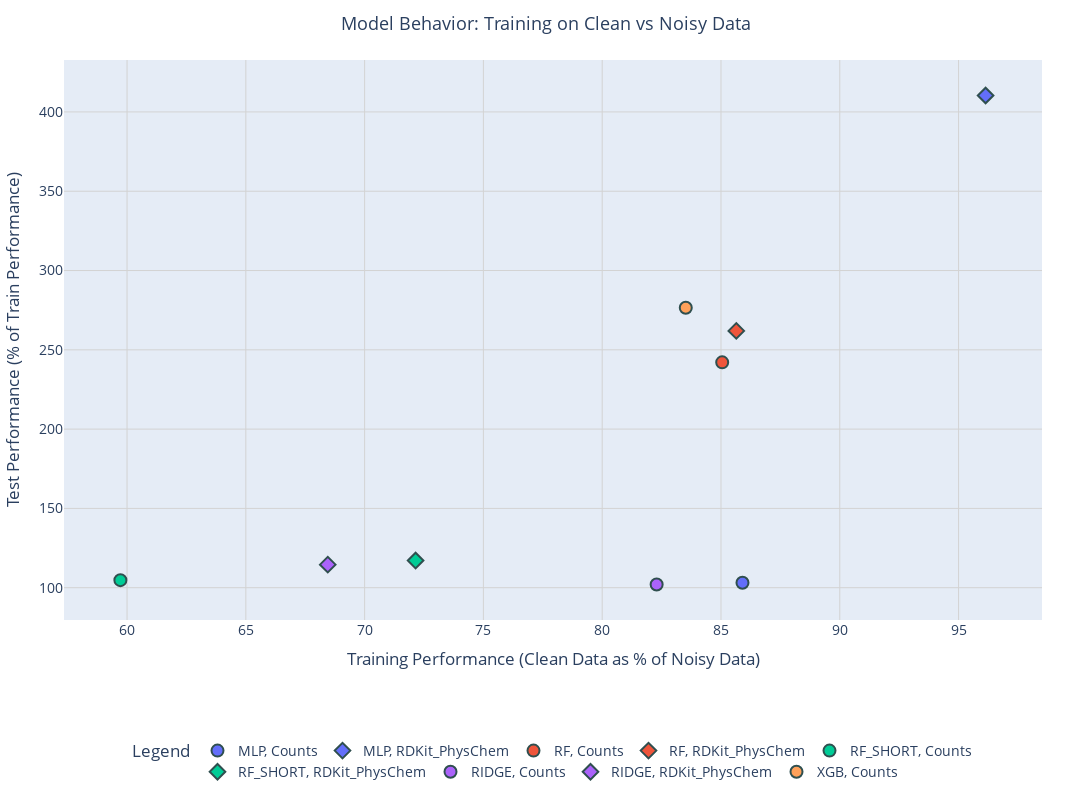

The cell this chart's notebook holds for it:
### Code cell
import plotly.express as px

# Create the scatter plot
fig = px.scatter(
    df_overfitting_rmse_no_xgb_physchem,
    x='Train_Mid_as_percentage_of_Train_Full',
    y='Test_Mid_as_percentage_of_Train_Mid',
    color='Model',
    symbol='Descriptor',
    hover_data=['Metric'],
    labels={
        'Train_Mid_as_percentage_of_Train_Full': 'Performance (Clean Data as % of Noisy Data)',
        'Test_Mid_as_percentage_of_Train_Mid': 'Test Performance (% of Train Performance)'
    },
    title="Model Behavior: Training on Clean vs Noisy Data"
)

# Update layout for clarity
fig.update_layout(
    width=1200,
    height=800,
    legend=dict(
        title="Legend",
        orientation="h",
        yanchor="bottom",
        y=-0.3,
        xanchor="center",
        x=0.5
    ),
    margin=dict(l=50, r=50, t=60, b=100),
    font=dict(size=14),
    title_font=dict(size=18),
    title_x=0.5,  # Center title
)

# Update marker styles for better distinction
fig.update_traces(marker=dict(size=12, line=dict(width=2, color='DarkSlateGrey')))

# Add gridlines and improve axis visibility
fig.update_xaxes(
    title="Training Performance (Clean Data as % of Noisy Data)",
    showgrid=True,
    gridwidth=1,
    gridcolor='LightGrey',
    zeroline=True,
    zerolinewidth=1,
    zerolinecolor='Black'
)
fig.update_yaxes(
    title="Test Performance (% of Train Performance)",
    showgrid=True,
    gridwidth=1,
    gridcolor='LightGrey',
    zeroline=True,
    zerolinewidth=1,
    zerolinecolor='Black'
)

fig.show()

### Figure 1 — Plotly figure (JSON) as saved in the notebook; plotly's stock layout.template omitted (floating-point values rounded to 4 significant figures)
{"data": [{"customdata": [["RMSE"]], "hovertemplate": "Model=MLP<br>Descriptor=Counts<br>Performance (Clean Data as % of Noisy Data)=%{x}<br>Test Performance (% of Train Performance)=%{y}<br>Metric=%{customdata[0]}<extra></extra>", "legendgroup": "MLP, Counts", "marker": {"color": "#636efa", "line": {"color": "DarkSlateGrey", "width": 2}, "size": 12, "symbol": "circle"}, "mode": "markers", "name": "MLP, Counts", "orientation": "v", "showlegend": true, "type": "scatter", "x": [85.9], "xaxis": "x", "y": [103.1], "yaxis": "y"}, {"customdata": [["RMSE"]], "hovertemplate": "Model=MLP<br>Descriptor=RDKit_PhysChem<br>Performance (Clean Data as % of Noisy Data)=%{x}<br>Test Performance (% of Train Performance)=%{y}<br>Metric=%{customdata[0]}<extra></extra>", "legendgroup": "MLP, RDKit_PhysChem", "marker": {"color": "#636efa", "line": {"color": "DarkSlateGrey", "width": 2}, "size": 12, "symbol": "diamond"}, "mode": "markers", "name": "MLP, RDKit_PhysChem", "orientation": "v", "showlegend": true, "type": "scatter", "x": [96.14], "xaxis": "x", "y": [410.4], "yaxis": "y"}, {"customdata": [["RMSE"]], "hovertemplate": "Model=RF<br>Descriptor=Counts<br>Performance (Clean Data as % of Noisy Data)=%{x}<br>Test Performance (% of Train Performance)=%{y}<br>Metric=%{customdata[0]}<extra></extra>", "legendgroup": "RF, Counts", "marker": {"color": "#EF553B", "line": {"color": "DarkSlateGrey", "width": 2}, "size": 12, "symbol": "circle"}, "mode": "markers", "name": "RF, Counts", "orientation": "v", "showlegend": true, "type": "scatter", "x": [85.05], "xaxis": "x", "y": [242.1], "yaxis": "y"}, {"customdata": [["RMSE"]], "hovertemplate": "Model=RF<br>Descriptor=RDKit_PhysChem<br>Performance (Clean Data as % of Noisy Data)=%{x}<br>Test Performance (% of Train Performance)=%{y}<br>Metric=%{customdata[0]}<extra></extra>", "legendgroup": "RF, RDKit_PhysChem", "marker": {"color": "#EF553B", "line": {"color": "DarkSlateGrey", "width": 2}, "size": 12, "symbol": "diamond"}, "mode": "markers", "name": "RF, RDKit_PhysChem", "orientation": "v", "showlegend": true, "type": "scatter", "x": [85.64], "xaxis": "x", "y": [261.9], "yaxis": "y"}, {"customdata": [["RMSE"]], "hovertemplate": "Model=RF_SHORT<br>Descriptor=Counts<br>Performance (Clean Data as % of Noisy Data)=%{x}<br>Test Performance (% of Train Performance)=%{y}<br>Metric=%{customdata[0]}<extra></extra>", "legendgroup": "RF_SHORT, Counts", "marker": {"color": "#00cc96", "line": {"color": "DarkSlateGrey", "width": 2}, "size": 12, "symbol": "circle"}, "mode": "markers", "name": "RF_SHORT, Counts", "orientation": "v", "showlegend": true, "type": "scatter", "x": [59.72], "xaxis": "x", "y": [104.8], "yaxis": "y"}, {"customdata": [["RMSE"]], "hovertemplate": "Model=RF_SHORT<br>Descriptor=RDKit_PhysChem<br>Performance (Clean Data as % of Noisy Data)=%{x}<br>Test Performance (% of Train Performance)=%{y}<br>Metric=%{customdata[0]}<extra></extra>", "legendgroup": "RF_SHORT, RDKit_PhysChem", "marker": {"color": "#00cc96", "line": {"color": "DarkSlateGrey", "width": 2}, "size": 12, "symbol": "diamond"}, "mode": "markers", "name": "RF_SHORT, RDKit_PhysChem", "orientation": "v", "showlegend": true, "type": "scatter", "x": [72.15], "xaxis": "x", "y": [117.1], "yaxis": "y"}, {"customdata": [["RMSE"]], "hovertemplate": "Model=RIDGE<br>Descriptor=Counts<br>Performance (Clean Data as % of Noisy Data)=%{x}<br>Test Performance (% of Train Performance)=%{y}<br>Metric=%{customdata[0]}<extra></extra>", "legendgroup": "RIDGE, Counts", "marker": {"color": "#ab63fa", "line": {"color": "DarkSlateGrey", "width": 2}, "size": 12, "symbol": "circle"}, "mode": "markers", "name": "RIDGE, Counts", "orientation": "v", "showlegend": true, "type": "scatter", "x": [82.29], "xaxis": "x", "y": [102.0], "yaxis": "y"}, {"customdata": [["RMSE"]], "hovertemplate": "Model=RIDGE<br>Descriptor=RDKit_PhysChem<br>Performance (Clean Data as % of Noisy Data)=%{x}<br>Test Performance (% of Train Performance)=%{y}<br>Metric=%{customdata[0]}<extra></extra>", "legendgroup": "RIDGE, RDKit_PhysChem", "marker": {"color": "#ab63fa", "line": {"color": "DarkSlateGrey", "width": 2}, "size": 12, "symbol": "diamond"}, "mode": "markers", "name": "RIDGE, RDKit_PhysChem", "orientation": "v", "showlegend": true, "type": "scatter", "x": [68.45], "xaxis": "x", "y": [114.6], "yaxis": "y"}, {"customdata": [["RMSE"]], "hovertemplate": "Model=XGB<br>Descriptor=Counts<br>Performance (Clean Data as % of Noisy Data)=%{x}<br>Test Performance (% of Train Performance)=%{y}<br>Metric=%{customdata[0]}<extra></extra>", "legendgroup": "XGB, Counts", "marker": {"color": "#FFA15A", "line": {"color": "DarkSlateGrey", "width": 2}, "size": 12, "symbol": "circle"}, "mode": "markers", "name": "XGB, Counts", "orientation": "v", "showlegend": true, "type": "scatter", "x": [83.52], "xaxis": "x", "y": [276.5], "yaxis": "y"}], "layout": {"font": {"size": 14}, "height": 800, "legend": {"orientation": "h", "title": {"text": "Legend"}, "tracegroupgap": 0, "x": 0.5, "xanchor": "center", "y": -0.3, "yanchor": "bottom"}, "margin": {"b": 100, "l": 50, "r": 50, "t": 60}, "title": {"font": {"size": 18}, "text": "Model Behavior: Training on Clean vs Noisy Data", "x": 0.5}, "width": 1200, "xaxis": {"anchor": "y", "domain": [0, 1], "gridcolor": "LightGrey", "gridwidth": 1, "showgrid": true, "title": {"text": "Training Performance (Clean Data as % of Noisy Data)"}, "zeroline": true, "zerolinecolor": "Black", "zerolinewidth": 1}, "yaxis": {"anchor": "x", "domain": [0, 1], "gridcolor": "LightGrey", "gridwidth": 1, "showgrid": true, "title": {"text": "Test Performance (% of Train Performance)"}, "zeroline": true, "zerolinecolor": "Black", "zerolinewidth": 1}}}
